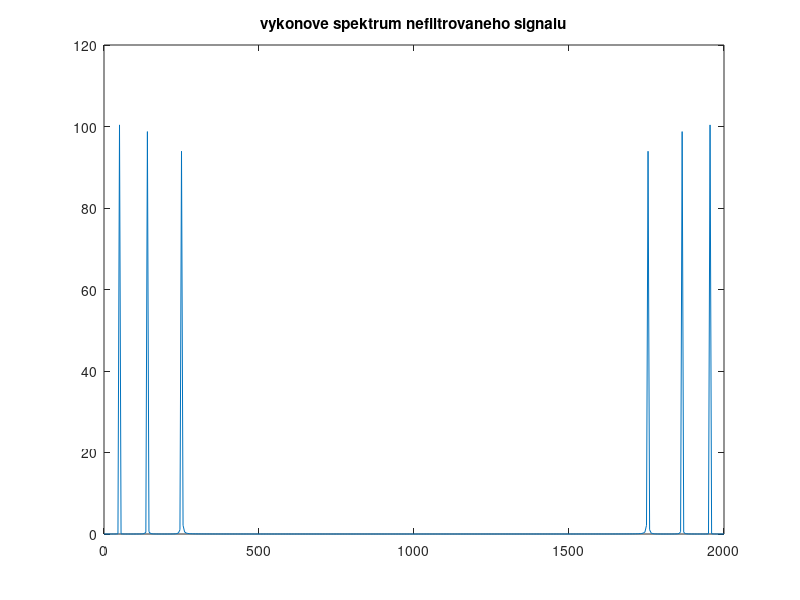
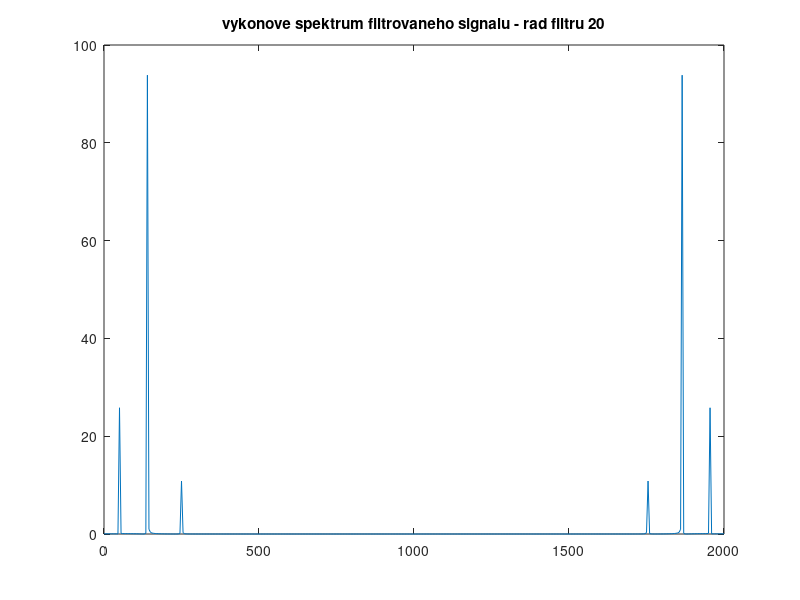
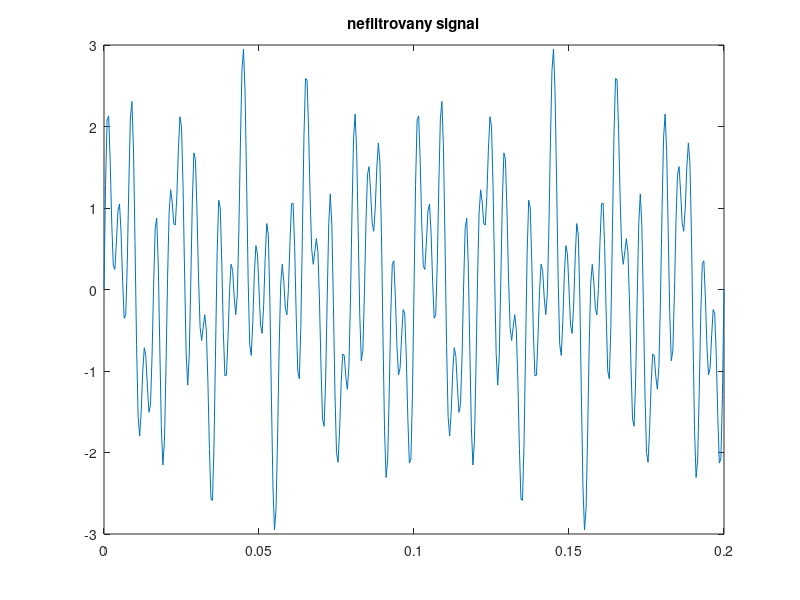
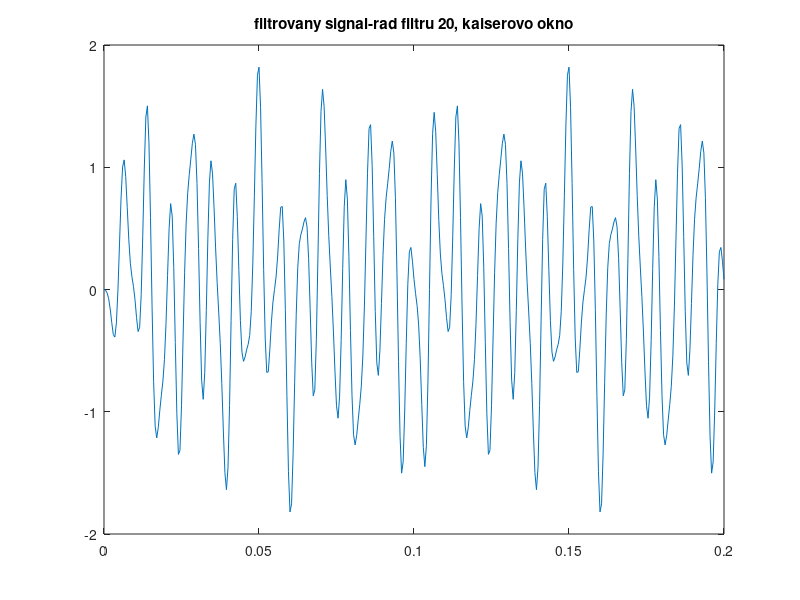

These charts were generated, in order, by the following MATLAB code:
% FIR filtr pasmova propust  prikaz fir1 - metoda zpetne fourierovy
% transformace a oken; rad filtru 50; propustne pasmo 130-150 Hz
% pouzito kaiserovo okno beta=0.5
clear all;
Fv=2000;
Tv=1/Fv;
t=0:Tv:200e-3;
tmax=max(t);
N=length(t);
f=(0:N-1)/tmax;

s1=sin(2*pi*50*t);
s2=sin(2*pi*140*t);
s3=sin(2*pi*250*t);


signal=s1+s2+s3;

SIGNAL=fft(signal);
V=SIGNAL.*conj(SIGNAL)/N;
plot(f,V);
title('vykonove spektrum nefiltrovaneho signalu');

b=fir1(20,[0.13 0.15]);   %neni-li zadan parametr okno, je pouzito Hammingovo okno
x=filter(b,1,signal);
X=fft(x);
XX=X.*conj(X)/N;
figure;
plot(f,XX);
title('vykonove spektrum filtrovaneho signalu - rad filtru 20');


b1=fir1(20,[0.13 0.15],kaiser(21)); %pouzito kaiserovo okno; parametr 21 je delka okna - musi souhlasit s delkou filtru (tj. rad filtru + 1)
x1=filter(b1,1,signal);
X1=fft(x1);
XX1=X1.*conj(X1)/N;
figure;
plot(f,XX1);
title('vykonove spektrum filtrovaneho signalu - rad filtru 20, kaiserovo okno');




pause;

plot(t,signal);
title('nefiltrovany signal');

figure;
plot(t,x);
title('filtrovany signal-rad filtru 20, kaiserovo okno');

figure;
plot(t,x1);
title('filtrovany signal-rad filtru 20');




pause;

[H,w]=freqz(b,1,512);  %w je v rad/sample
[H1,w1]=freqz(b1,1,512);


plot(w*Fv/(2*pi),abs(H));
hold on;
stairs([0 130 150 1000],[0 1 0 0]);
title('magnituda frekvencni charakteristiky filtru - rad filtru 20');

figure;

plot(w1*Fv/(2*pi),abs(H1));
hold on;
stairs([0 130 150 1000],[0 1 0 0]);
title('magnituda frekvencni charakteristiky filtru - rad filtru 20, kaiserovo okno');

